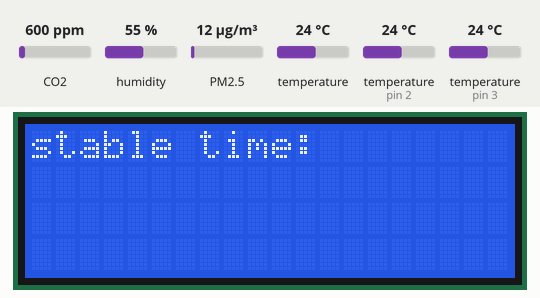
This sketch was run on a simulated Arduino Uno, built with avr-gcc and run on an emulated ATmega328P. Parts: 20×4 character LCD. The test bench sets the inputs (shaded band); at power-on: CO2 600 ppm, humidity 55 %, PM2.5 12 µg/m³, temperature 24 °C, temperature (sensors on pin 2, pin 3) 24 °C. What the sketch prints to the serial monitor is not drawn.

Above: at 0.1 s.
At 3.2 s:
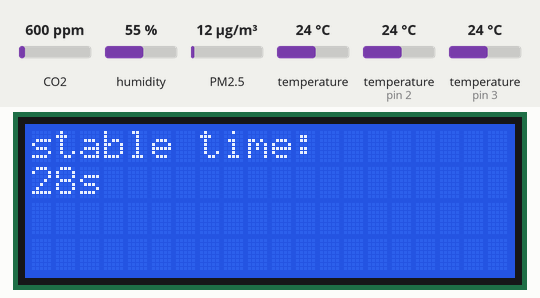
At 7.2 s:
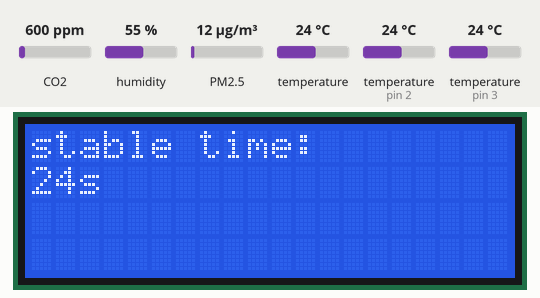
At 15.3 s:
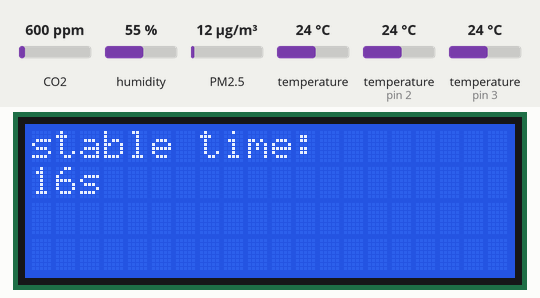
At 23.3 s:
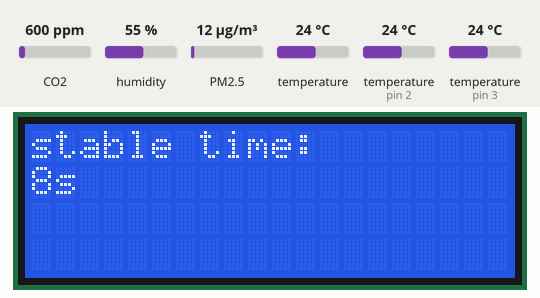
At 31.3 s:
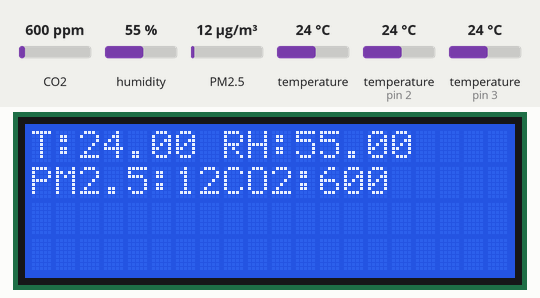

The sketch:

readData_JSON.ino
```cpp
#include <ArduinoJson.h>
//#include "DFRobot_CCS811.h"
#include <DallasTemperature.h>
#include <OneWire.h>
#include <DHT.h>
#include "PMS.h"
#include <SoftwareSerial.h>
#include "MHZ19.h"
#include <LiquidCrystal_I2C.h> // Library for LCD
LiquidCrystal_I2C lcd = LiquidCrystal_I2C(0x27, 20, 4); // Change to (0x27,16,2) for 16x2 LCD.

#define ONE_WIRE_BUS 2
#define DHT_PIN 3
#define SOFT_RX 4
#define SOFT_TX 5
#define DHT_TYPE 22
#define DELAY_MINUTE 1
OneWire oneWire(ONE_WIRE_BUS);
DallasTemperature DS18B20(&oneWire);
#define MHZ19_RX 6                                          // Rx pin which the MHZ19 Tx pin is attached to
#define MHZ19_TX 7                                          // Tx pin which the MHZ19 Rx pin is attached to

DynamicJsonDocument doc(256);
float DS18B20_t, dht_t, dht_h;
//unsigned int ccs811_co2, ccs811_tvoc;
unsigned int PM01Value=0;          //define PM1.0 value of the air detector module
unsigned int PM2_5Value=0;         //define PM2.5 value of the air detector module
unsigned int PM10Value=0;         //define PM10 value of the air detector module

//DFRobot_CCS811 ccs811(&Wire, /*IIC_ADDRESS=*/0x5A);
//DFRobot_CCS811 ccs811;
DHT dht(DHT_PIN, DHT_TYPE);

SoftwareSerial PMSerial(SOFT_RX, SOFT_TX); // Arduino RX, TX
PMS pms(PMSerial);
PMS::DATA data;

// MHZ19 setup
MHZ19 myMHZ19;                                             // Constructor for library
SoftwareSerial MHZ19_Serial(MHZ19_RX, MHZ19_TX);                   // (Uno example) create device to MH-Z19 serial
int CO2;
int8_t MHZ19_Temp;

void setup(void)
{
  Serial.begin(9600);
  DS18B20.begin();
  dht.begin();
  /*Wait for the chip to be initialized completely, and then exit*/
  /*
  while(ccs811.begin() != 0){
      Serial.println("failed to init chip, please check if the chip connection is fine");
      delay(1000);
  }
  */
  /**
   * @brief Set measurement cycle
   * @param cycle:in typedef enum{
   *                  eClosed,      //Idle (Measurements are disabled in this mode)
   *                  eCycle_1s,    //Constant power mode, IAQ measurement every second
   *                  eCycle_10s,   //Pulse heating mode IAQ measurement every 10 seconds
   *                  eCycle_60s,   //Low power pulse heating mode IAQ measurement every 60 seconds
   *                  eCycle_250ms  //Constant power mode, ccs811 measurement every 250ms
   *                  }eCycle_t;
   */
  //ccs811.setMeasCycle(ccs811.eCycle_10s);

  PMSerial.begin(9600);
  PMSerial.setTimeout(1500);
  //pms.passiveMode();    // Switch to passive mode

  MHZ19_Serial.begin(9600);
  myMHZ19.begin(MHZ19_Serial);
  myMHZ19.autoCalibration();

  // stable time
  // wait 30 seconds for pms7003 stable
  lcd.init();

  lcd.clear();
  lcd.setCursor(0, 0);
  lcd.print("stable time:");
  lcd.backlight();

  for (int i = 30; i > 0; --i) {
    delay(1000);
    lcd.setCursor(0, 1);
    lcd.print(i);
    lcd.print("s    ");
  }
  lcd.clear();
}

void loop() {

  //pms.wakeUp();
  //delay(30000);


  // let sensor ready
  /*
  while(ccs811.checkDataReady() != true){
    delay(1000);
  }
  */

  // read data
  //ccs811_co2 =  ccs811.getCO2PPM();
  //ccs811_tvoc = ccs811.getTVOCPPB();
  // read ds18b20
  DS18B20.requestTemperatures();
  DS18B20_t = DS18B20.getTempCByIndex(0);

  // read dht22
  dht_t = dht.readTemperature();
  while(dht_t==NAN)
  {
    dht_t = dht.readTemperature();
    //Serial.println("reading DHT22: Temperature");
    delay(1000);
  }

  dht_h = dht.readHumidity();
  while(dht_h==NAN)
  {
    dht_h = dht.readHumidity();
    //Serial.println("reading DHT22: Humidity");
    delay(1000);
  }

  // read pms data
  PMSerial.listen();
  pms.requestRead();
  if (pms.readUntil(data))
  {
    PM01Value=data.PM_AE_UG_1_0;          //define PM1.0 value of the air detector module
    PM2_5Value=data.PM_AE_UG_2_5;         //define PM2.5 value of the air detector module
    PM10Value=data.PM_AE_UG_10_0;
  }

  // read MHZ19
  MHZ19_Serial.listen();
  CO2 = myMHZ19.getCO2();                             // Request CO2 (as ppm)
  MHZ19_Temp = myMHZ19.getTemperature();              // Request Temperature (as Celsius)

  lcd.clear();
  lcd.setCursor(0, 0);
  lcd.print("T:");
  lcd.print(dht_t);
  lcd.setCursor(6, 0);
  // lcd.print((char)223);
  // lcd.print("C");

  lcd.setCursor(8, 0);
  lcd.print("RH:");
  lcd.print(dht_h);
  lcd.setCursor(15, 0);
  // lcd.print('%');

  lcd.setCursor(0, 1);
  lcd.print("PM2.5:");
  lcd.print(PM2_5Value);

  lcd.setCursor(8, 1);
  lcd.print("CO2:");
  lcd.print(CO2);


  //doc["CCS811"]["CO2"] = ccs811_co2;
  //doc["CCS811"]["TVOC"] = ccs811_tvoc;
  doc["DS18B20"]["Temperature"] = DS18B20_t;
  doc["DHT22"]["Temperature"] = dht_t;
  doc["DHT22"]["Humidity"] = dht_h;
  doc["PMS7003"]["PM1"] = PM01Value;
  doc["PMS7003"]["PM2_5"] = PM2_5Value;
  doc["PMS7003"]["PM10"] = PM10Value;
  doc["MHZ19B"]["CO2"] = CO2;
  doc["MHZ19B"]["Temperature"] = MHZ19_Temp;

  serializeJson(doc, Serial);
  Serial.println();

  /*!
   * @brief Set baseline
   * @param get from getBaseline.ino
   */
  //ccs811.writeBaseLine(0x847B);
  //pms.sleep();

  for (int i=0; i<DELAY_MINUTE; i++){
    delay(60000);
  }

}
```

Measured:
- what the display in image 2 shows lasts 1.1 s, from 7.1 s to 8.2 s
